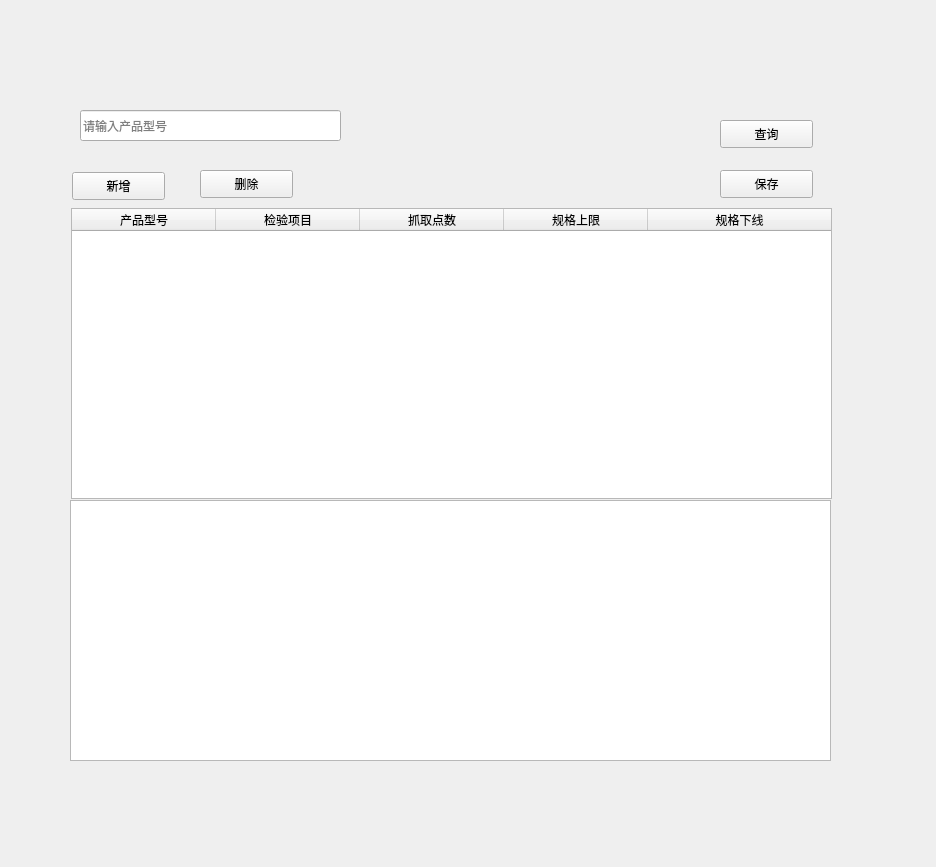
<?xml version="1.0" encoding="UTF-8"?>
<ui version="4.0">
 <class>Form</class>
 <widget class="QWidget" name="Form">
  <property name="geometry">
   <rect>
    <x>0</x>
    <y>0</y>
    <width>936</width>
    <height>867</height>
   </rect>
  </property>
  <property name="windowTitle">
   <string>Form</string>
  </property>
  <widget class="QLineEdit" name="lineEdit">
   <property name="geometry">
    <rect>
     <x>80</x>
     <y>110</y>
     <width>261</width>
     <height>31</height>
    </rect>
   </property>
   <property name="placeholderText">
    <string>请输入产品型号</string>
   </property>
  </widget>
  <widget class="QPushButton" name="save">
   <property name="geometry">
    <rect>
     <x>720</x>
     <y>170</y>
     <width>93</width>
     <height>28</height>
    </rect>
   </property>
   <property name="text">
    <string>保存</string>
   </property>
  </widget>
  <widget class="QTextEdit" name="log">
   <property name="geometry">
    <rect>
     <x>70</x>
     <y>500</y>
     <width>761</width>
     <height>261</height>
    </rect>
   </property>
  </widget>
  <widget class="QTableWidget" name="tableWidget">
   <property name="geometry">
    <rect>
     <x>71</x>
     <y>208</y>
     <width>761</width>
     <height>291</height>
    </rect>
   </property>
   <attribute name="horizontalHeaderMinimumSectionSize">
    <number>35</number>
   </attribute>
   <attribute name="horizontalHeaderDefaultSectionSize">
    <number>144</number>
   </attribute>
   <attribute name="horizontalHeaderStretchLastSection">
    <bool>true</bool>
   </attribute>
   <attribute name="verticalHeaderDefaultSectionSize">
    <number>30</number>
   </attribute>
   <column>
    <property name="text">
     <string>产品型号</string>
    </property>
   </column>
   <column>
    <property name="text">
     <string>检验项目</string>
    </property>
   </column>
   <column>
    <property name="text">
     <string>抓取点数</string>
    </property>
   </column>
   <column>
    <property name="text">
     <string>规格上限</string>
    </property>
   </column>
   <column>
    <property name="text">
     <string>规格下线</string>
    </property>
   </column>
  </widget>
  <widget class="QPushButton" name="rem">
   <property name="geometry">
    <rect>
     <x>200</x>
     <y>170</y>
     <width>93</width>
     <height>28</height>
    </rect>
   </property>
   <property name="text">
    <string>删除</string>
   </property>
  </widget>
  <widget class="QPushButton" name="add">
   <property name="geometry">
    <rect>
     <x>72</x>
     <y>172</y>
     <width>93</width>
     <height>28</height>
    </rect>
   </property>
   <property name="text">
    <string>新增</string>
   </property>
  </widget>
  <widget class="QPushButton" name="query">
   <property name="geometry">
    <rect>
     <x>720</x>
     <y>120</y>
     <width>93</width>
     <height>28</height>
    </rect>
   </property>
   <property name="text">
    <string>查询</string>
   </property>
  </widget>
 </widget>
 <resources/>
 <connections/>
</ui>
